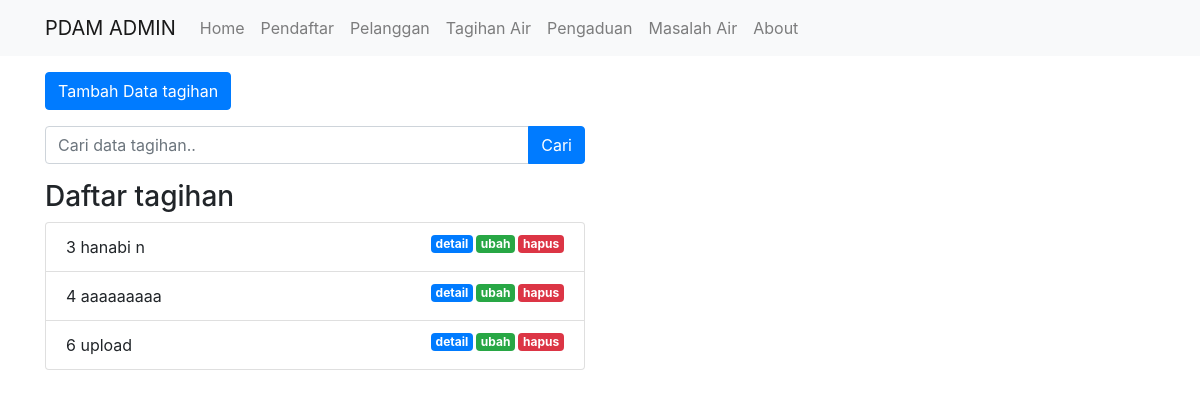
Screenshot of /index.php/tagihan with the database file from the repository.
### tables this page shows
CREATE TABLE `pelanggan` (
  `no_daftar` int(11) NOT NULL,
  `no_ktp` bigint(16) NOT NULL,
  `nama` varchar(25) NOT NULL,
  `alamat` text NOT NULL,
  `email` varchar(25) NOT NULL,
  `no_hp` varchar(12) NOT NULL,
  `foto_ktp` varchar(100) NOT NULL,
  `pilih_tarif` char(4) NOT NULL,
  `no_pelanggan` int(6) DEFAULT NULL,
  `password` varchar(25) DEFAULT NULL
);

### application/controllers/Tagihan.php (called while the page is built, shortened)
<?php
class Tagihan extends CI_Controller
{
    public function __construct()
    {
        $this->load->model('Tagihan_model');
        $this->load->model('Pelanggan_model');
        $this->load->library('form_validation');
    }
    public function index()
    {
        $data['judul'] = 'Daftar Tagihan Air';
        $data['tagihan_air'] = $this->Tagihan_model->getAllTagihan();
        $this->load->view('templates/header', $data);
        $this->load->view('tagihan/index', $data);
        $this->load->view('templates/footer');
    }
}

### index.php (called while the page is built, shortened)
<?php
require_once BASEPATH.'core/CodeIgniter.php';

### application/models/Tagihan_model.php (called while the page is built, shortened)
<?php
class Tagihan_model extends CI_model {
    public function getAllTagihan()
    {
        $this->db->select('*');
        $this->db->from('pelanggan');
        $this->db->join('tagihan_air','tagihan_air.no_daftar=pelanggan.no_daftar');
        $query = $this->db->get();
        return $query->result_array();
    }
}

### application/views/tagihan/index.php (the view, shortened to what this page needs)
<div class="container">
    <div class="row mt-3">
        <div class="col-md-6">
            <a href="<?= base_url(); ?>tagihan/tambah" class="btn btn-primary">Tambah
                Data tagihan</a>
        </div>
    </div>
    <div class="row mt-3">
        <div class="col-md-6">
            <form action="" method="post">
                <div class="input-group">
                    <input type="text" class="form-control" placeholder="Cari data tagihan.." name="keyword">
                    <div class="input-group-append">
                        <button class="btn btn-primary" type="submit">Cari</button>
                    </div>
                </div>
            </form>
        </div>
    </div>
    <div class="row mt-3">
        <div class="col-md-6">
            <h3>Daftar tagihan</h3>
            <ul class="list-group">
                <?php foreach ($tagihan_air as $tag) { ?>
                <li class="list-group-item">
                    <?= $tag['no_pelanggan']; ?>
                    <?= $tag['nama']; ?>
                    <a href="<?= base_url(); ?>tagihan/hapus/<?= $tag['no_tagihan']; ?>"
                        class="badge badge-danger float-right tombol-hapus">hapus</a>
                    <a href="<?= base_url(); ?>tagihan/ubah/<?= $tag['no_tagihan']; ?>"
                        class="badge badge-success float-right">ubah</a>
                    <a href="<?= base_url(); ?>tagihan/detail/<?= $tag['no_tagihan']; ?>"
                        class="badge badge-primary float-right">detail</a>
                </li>
                <?php } ?>
            </ul>
        </div>
    </div>
</div>

### assets/css/style.css (style rules this page uses)
.badge { margin-left: 3px; }

### rows the page displays
pelanggan: no_pelanggan "3", nama "hanabi n"
pelanggan: no_pelanggan "4", nama "aaaaaaaaa"
pelanggan: no_pelanggan "6", nama "upload"
